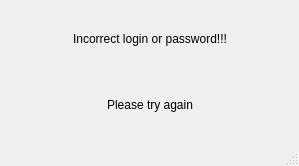
<?xml version="1.0" encoding="UTF-8"?>
<ui version="4.0">
 <class>MainWindow</class>
 <widget class="QMainWindow" name="MainWindow">
  <property name="geometry">
   <rect>
    <x>0</x>
    <y>0</y>
    <width>299</width>
    <height>166</height>
   </rect>
  </property>
  <property name="windowTitle">
   <string>MainWindow</string>
  </property>
  <widget class="QWidget" name="centralwidget">
   <layout class="QVBoxLayout" name="verticalLayout_2">
    <item>
     <layout class="QVBoxLayout" name="verticalLayout">
      <item>
       <layout class="QHBoxLayout" name="horizontalLayout_2">
        <item>
         <spacer name="horizontalSpacer">
          <property name="orientation">
           <enum>Qt::Horizontal</enum>
          </property>
          <property name="sizeHint" stdset="0">
           <size>
            <width>40</width>
            <height>20</height>
           </size>
          </property>
         </spacer>
        </item>
        <item>
         <widget class="QLabel" name="label">
          <property name="minimumSize">
           <size>
            <width>140</width>
            <height>0</height>
           </size>
          </property>
          <property name="text">
           <string>Incorrect login or password!!!</string>
          </property>
         </widget>
        </item>
        <item>
         <spacer name="horizontalSpacer_2">
          <property name="orientation">
           <enum>Qt::Horizontal</enum>
          </property>
          <property name="sizeHint" stdset="0">
           <size>
            <width>40</width>
            <height>20</height>
           </size>
          </property>
         </spacer>
        </item>
       </layout>
      </item>
      <item>
       <layout class="QHBoxLayout" name="horizontalLayout">
        <item>
         <spacer name="horizontalSpacer_3">
          <property name="orientation">
           <enum>Qt::Horizontal</enum>
          </property>
          <property name="sizeHint" stdset="0">
           <size>
            <width>40</width>
            <height>20</height>
           </size>
          </property>
         </spacer>
        </item>
        <item>
         <widget class="QLabel" name="label_2">
          <property name="text">
           <string>Please try again</string>
          </property>
         </widget>
        </item>
        <item>
         <spacer name="horizontalSpacer_4">
          <property name="orientation">
           <enum>Qt::Horizontal</enum>
          </property>
          <property name="sizeHint" stdset="0">
           <size>
            <width>40</width>
            <height>20</height>
           </size>
          </property>
         </spacer>
        </item>
       </layout>
      </item>
     </layout>
    </item>
   </layout>
  </widget>
  <widget class="QStatusBar" name="statusbar"/>
 </widget>
 <resources/>
 <connections/>
</ui>
